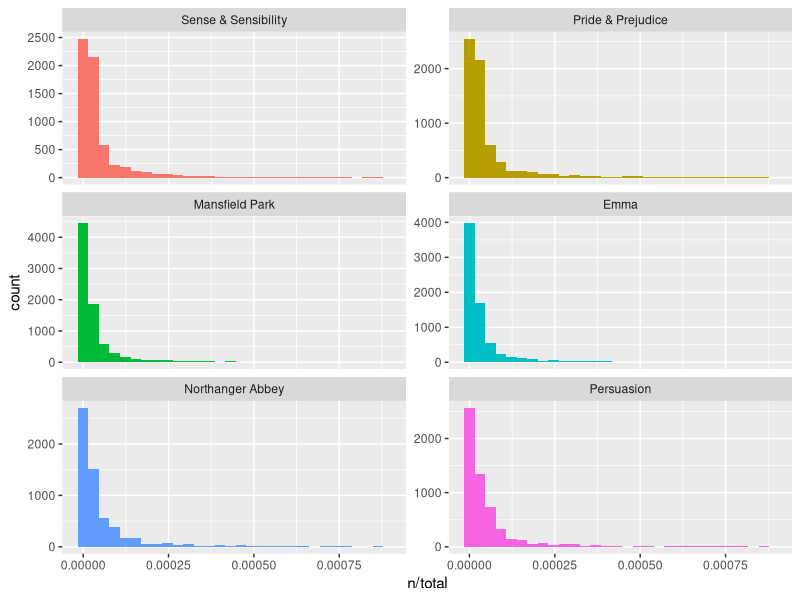
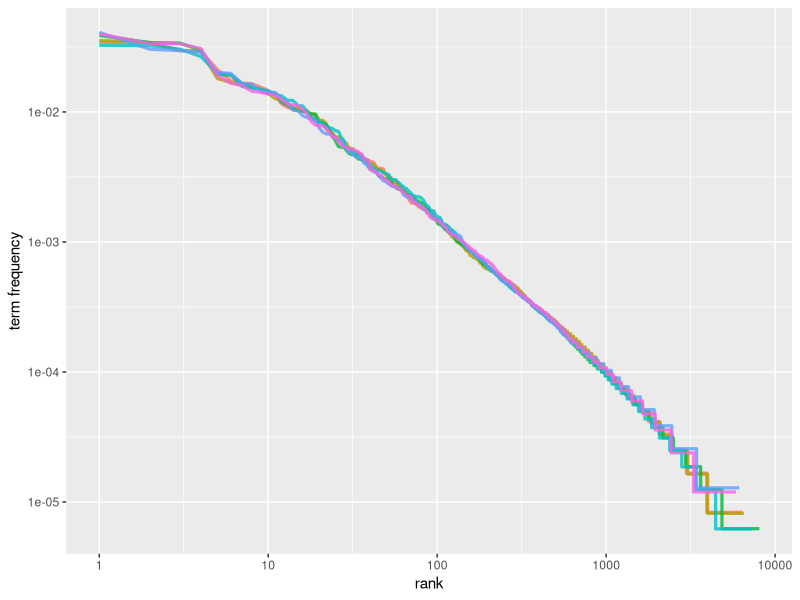
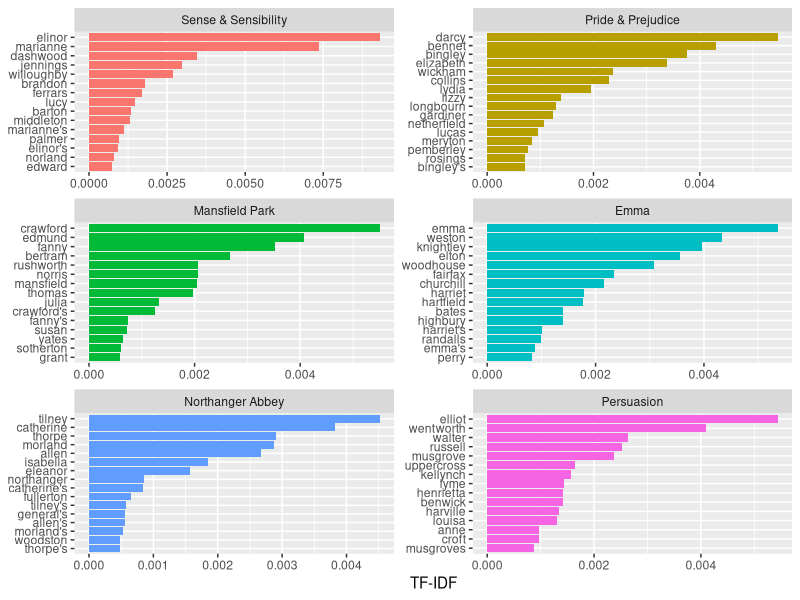

These charts were generated, in order, by the following R code:
#' # Term Frequency and Inverse Document Frequency

#' ## Term Frequency
# Measures how frequently a word appears in a document
# Removing stop words is necessary
# If the word "the" appears 10 times in a document containing 100 words: TF = 10/100 = 0.1
# If the word "the" appears 90 times in a document containing 100 words: TF = 90/100 = 0.9

#' ## Inverse Document Frequency
# Assigns lower weights to common words
# Assigns higher weights to rare words
# Rare words are generally more informative
# Calculated based on the number of documents containing a given word
# Numerator: Total number of documents
# If the word "the" appears in all 6 documents: IDF = log(6/6) = 0
# If the word "Darcy" appears in only 1 out of 6 documents: IDF = log(6/1) = 1.8

#' ## TF-IDF = (Term Frequency) × (Inverse Document Frequency)
# If the word "the" appears 100 times in a document containing 10,000 words and appears in all 6 documents
100/10000 * log(1)

# If the word "Darcy" appears 200 times in a document containing 122,204 words and appears in only 1 out of 6 documents
# "Darcy" receives a higher TF-IDF score than "the"
200/122204 * log(6)


#' ## Zipf's Law
# Word frequency is inversely proportional to rank
# Frequency = (1 / Rank)
# Zipf's Law 1: Human language favors efficiency
# Zipf's Law 2: People tend to reuse familiar words
# Zipf's Law 3: Common words are more predictable

#' ## Requirements
library(dplyr)
library(janeaustenr)
library(tidytext)
library(ggplot2)
library(forcats)

#' ## Calculating Word Frequencies

#' ### Counting the number of occurrences of each word per document
book_words <- austen_books() %>%
  unnest_tokens(word, text) %>%
  count(book, word, sort = TRUE)

#' ### Calculating the total number of words per document
total_words <- book_words %>%
  group_by(book) %>%
  summarize(total = sum(n))

#' ### `left_join()`
book_words <- left_join(book_words, total_words)

book_words

#' ### Term Frequency = (Word Count in a Document) / (Total Number of Words in the Document)
freq_by_rank <- book_words %>%
  group_by(book) %>%
  mutate(
    rank = row_number(),
    `term frequency` = n / total
  ) %>%
  ungroup()

freq_by_rank

#' ### TF-IDF = (Term Frequency) × (Inverse Document Frequency)
book_tf_idf <- book_words %>%
  bind_tf_idf(word, book, n)

book_tf_idf

#' ### Sorting Words by TF-IDF
book_tf_idf %>%
  select(-total) %>%
  arrange(desc(tf_idf))

#' ## Visualization

#' ### Histogram: Term Frequency Distribution by Document
ggplot(book_words, aes(n / total, fill = book)) +
  geom_histogram(show.legend = FALSE) +
  xlim(NA, 0.0009) +
  facet_wrap(~book, ncol = 2, scales = "free_y")

#' ### Line Chart: Visualizing Zipf's Law
freq_by_rank %>%
  ggplot(aes(rank, `term frequency`, color = book)) +
  geom_line(size = 1.1, alpha = 0.8, show.legend = FALSE) +
  scale_x_log10() +
  scale_y_log10()

#' ### Bar Chart: Top TF-IDF Scores
book_tf_idf %>%
  group_by(book) %>%
  slice_max(tf_idf, n = 15) %>%
  ungroup() %>%
  ggplot(aes(tf_idf, fct_reorder(word, tf_idf), fill = book)) +
  geom_col(show.legend = FALSE) +
  facet_wrap(~book, ncol = 2, scales = "free") +
  labs(x = "TF-IDF", y = NULL)
